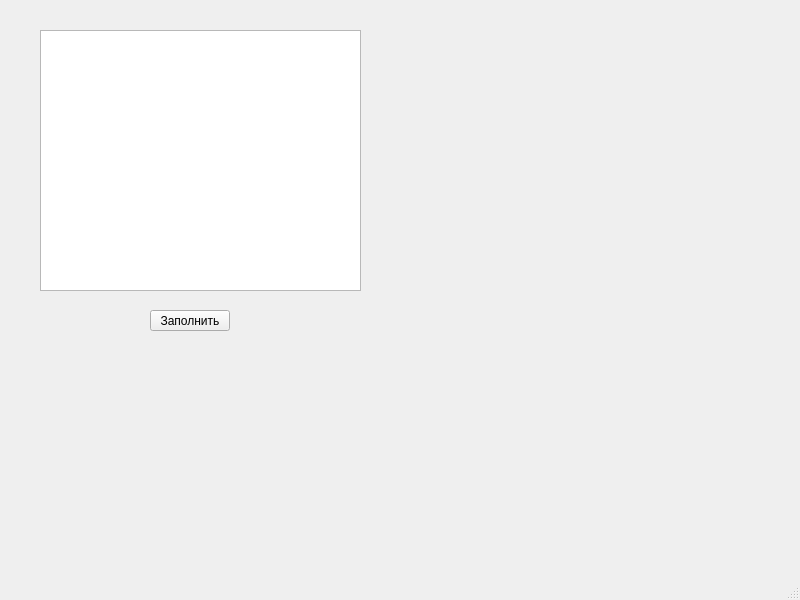
<?xml version="1.0" encoding="UTF-8"?>
<ui version="4.0">
 <class>MainWindow</class>
 <widget class="QMainWindow" name="MainWindow">
  <property name="geometry">
   <rect>
    <x>0</x>
    <y>0</y>
    <width>800</width>
    <height>600</height>
   </rect>
  </property>
  <property name="windowTitle">
   <string>MainWindow</string>
  </property>
  <widget class="QWidget" name="centralwidget">
   <widget class="QTextEdit" name="textEdit">
    <property name="geometry">
     <rect>
      <x>40</x>
      <y>30</y>
      <width>321</width>
      <height>261</height>
     </rect>
    </property>
   </widget>
   <widget class="QPushButton" name="pushButton">
    <property name="geometry">
     <rect>
      <x>150</x>
      <y>310</y>
      <width>80</width>
      <height>21</height>
     </rect>
    </property>
    <property name="text">
     <string>Заполнить</string>
    </property>
   </widget>
  </widget>
  <widget class="QMenuBar" name="menubar">
   <property name="geometry">
    <rect>
     <x>0</x>
     <y>0</y>
     <width>800</width>
     <height>20</height>
    </rect>
   </property>
  </widget>
  <widget class="QStatusBar" name="statusbar"/>
 </widget>
 <resources/>
 <connections/>
</ui>
